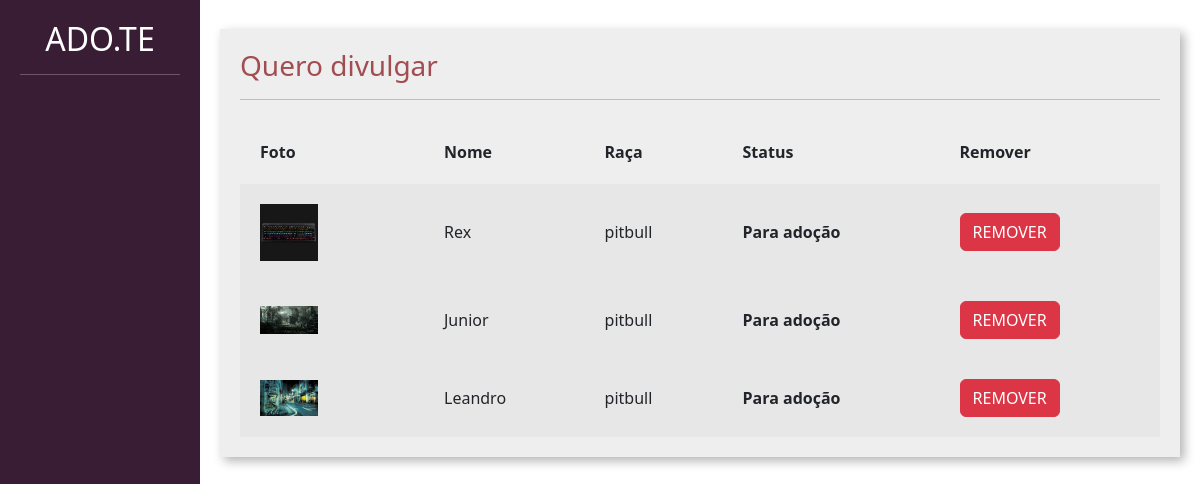
/divulgar/seus_pet/ (signed in), run on the app's committed database.
### divulgar/models.py (models this page shows, shortened)
class Pet(models.Model):
    choice_status = (
        ('P', 'Para adoção'),
        ('A', 'Adotado')
    )
    usuario = models.ForeignKey(User, on_delete=models.DO_NOTHING)
    foto = models.ImageField(upload_to='fotos_pets')
    nome = models.CharField(max_length=100)
    descricao = models.TextField()
    estado = models.CharField(max_length=50)
    cidade = models.CharField(max_length=50)
    telefone = models.CharField(max_length=14)
    tags = models.ManyToManyField(Tag)
    raca = models.ForeignKey(Raca, on_delete=models.DO_NOTHING)
    status = models.CharField(max_length=1, choices=choice_status, default='P')

class Raca(models.Model):
    raca = models.CharField(max_length=50)
    def __str__(self):
        return self.raca

### divulgar/views.py (the view)
# urls.py: path('seus_pet/', views.seus_pet, name='seus_pet'),
@login_required
def seus_pet(request):
    if request.method == 'GET':
        pets = Pet.objects.filter(usuario=request.user)
        return render(request, 'divulgar/seus_pet.html', {'pets': pets})

### divulgar/templates/divulgar/seus_pet.html (shortened to what this page needs)
{% load static %}
<!doctype html>
<html lang="pt-BR">
    <head>
    <link href="https://cdn.jsdelivr.net/npm/bootstrap@5.3.0-alpha1/dist/css/bootstrap.min.css" rel="stylesheet">
    <link href="{% static 'usuarios/css/cadastro.css' %}" rel="stylesheet">
    <link href="{% static 'divulgar/css/novo_pet.css' %}" rel="stylesheet">
    <link href="{% static 'divulgar/css/seus_pet.css' %}" rel="stylesheet">
    </head>
    <body>
        <div class="container-fluid">
            <div class="row">
                <div class="col-md-2 bg-side sidebar">
                    <h2>ADO.TE</h2>
                    <hr>
                </div>
                <div class="col-md">
                    <div class="wrapper">
                        <div class="box width80">
                            <h3 class="font-vinho">Quero divulgar</h3>
                            <hr>
                             <table class="tabela" cellpadding="20">
                                <tr>
                                    <th>Foto</th>
                                    <th>Nome</th>
                                    <th>Raça</th>
                                    <th>Status</th>
                                    <th>Remover</th>
                                </tr>
                                    {% for pet in pets %}
                                    <tr class="tabela-linha">
                                        {% if pet.foto %}
                                            <td width="20%">
                                                <img width="40%" src="{{ pet.foto.url }}">
                                            </td>
                                        {% endif %}
                                        <td>
                                            {{ pet.nome }}
                                        </td>
                                        <td>
                                            {{ pet.raca }}
                                        </td>
                                        <td>
                                            {% if pet.status == 'P' %}
                                            <b>Para adoção</b>
                                            {% elif pet.status == 'A' %}
                                            <b>Adotado</b>
                                            {% endif %}
                                        </td>
                                        <td>
                                            <a href="{% url 'remover_pet' pet.id %}" class="btn btn-danger">REMOVER</a>
                                        </td>
                                    </tr>
                                    {% endfor %}
                            </table>
                        </div>
                    </div>
                </div>
            </div>
        </div>
    </body>
</html>

### templates/static/usuario/css/cadastro.css (style rules this page uses)
.bg-side { background-color: #391D34; color: white; height: 100vh; }

### templates/static/divulgar/css/novo_pet.css (style rules this page uses)
.sidebar { text-align: center; padding: 20px; }
.wrapper { margin-top: 3%; display: flex; flex-direction: row; justify-content: center; align-items: center; }
.box { padding:20px; width: 50vw; background: rgb(238, 238, 238); box-shadow: 4px 4px 10px rgba(0,0,0,.3); }
.font-vinho { color: #A24D52; }

### templates/static/divulgar/css/seus_pet.css (style rules this page uses)
.width80 { width: 80vw; }
.tabela { width: 100%; margin-top: 20px; }
.tabela-linha { background-color: #e8e7e7; }

### data on the page
Pet: foto (picture), nome "Rex", raca "pitbull", status "Para adoção"
Pet: foto (picture), nome "Junior", raca "pitbull", status "Para adoção"
Pet: foto (picture), nome "Leandro", raca "pitbull", status "Para adoção"
